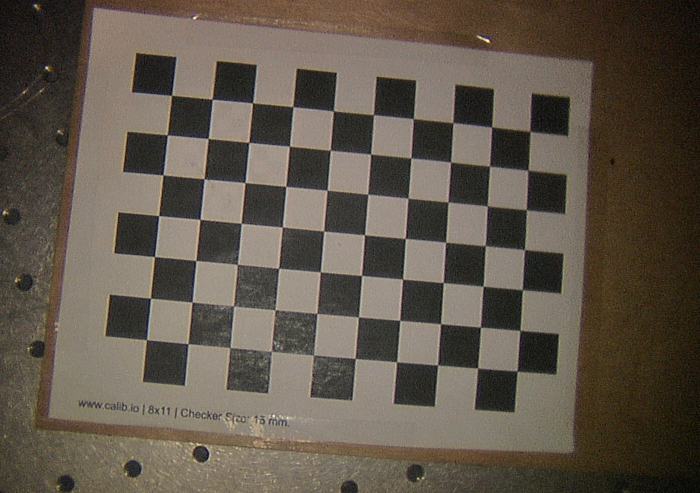
#> input picture ImageProcess/calibration_imgs/1.png, 1400 x 986 px, given in place of vid4.mp4, which was not available (shown at 1/2 size)
$ python vid_process.py
#> lines starting #> are read from the running program, lines starting #| are printed output that depends on the picture; pictures that were not available may be replaced by others from this repository, and a replacement may not be noted
import cv2
import numpy as np
import os

# Camera Settings
fps = 30
resizeWidth  = 501
resizeHeight = 501
frameSize = (resizeWidth, resizeHeight)
video_file = "vid4.mp4"
video_capture = cv2.VideoCapture(video_file)

# Output Paths
output_name = "Output"
__location__ = os.path.realpath(os.path.join(os.getcwd(), os.path.dirname(__file__)))
im_path = os.path.join(__location__, output_name + "\\rgb")
txt_path = os.path.join(__location__, output_name)

if not os.path.exists(im_path):
    os.makedirs(im_path)

def contrast_lab(img):
    lab = cv2.cvtColor(img, cv2.COLOR_RGB2LAB)
    l_channel, a, b = cv2.split(lab)

    # Applying CLAHE to L-channel
    # feel free to try different values for the limit and grid size:
    clahe = cv2.createCLAHE(clipLimit=5.0, tileGridSize=(1,1))
    cl = clahe.apply(l_channel)

    # merge the CLAHE enhanced L-channel with the a and b channel
    limg = cv2.merge((cl,a,b))

    # Converting image from LAB Color model to BGR color spcae
    enhanced_img = cv2.cvtColor(limg, cv2.COLOR_LAB2RGB)

    # Stacking the original image with the enhanced image
    result = np.hstack((img, enhanced_img))

    return enhanced_img

def contrast_weighted(img):
    contrast = 1.2
    brightness = 0

    return cv2.addWeighted(img, contrast, img, 0, brightness)

with open(txt_path + "\\rgb.txt", 'w') as f:

    f.writelines(["# color images\n", f"# file: '{output_name}.bag'\n", "# timestamp filename\n"])

    i = 0
    while video_capture.isOpened():

        ret, frameOrig = video_capture.read()
#> frameOrig is the input picture: shape (986, 1400, 3); mean B, G, R 74.8, 86.5, 95.8

        if ret:
            # resize frame, optional you may not need this
            frame = frameOrig

            frame = frame[15:717, 274:976]
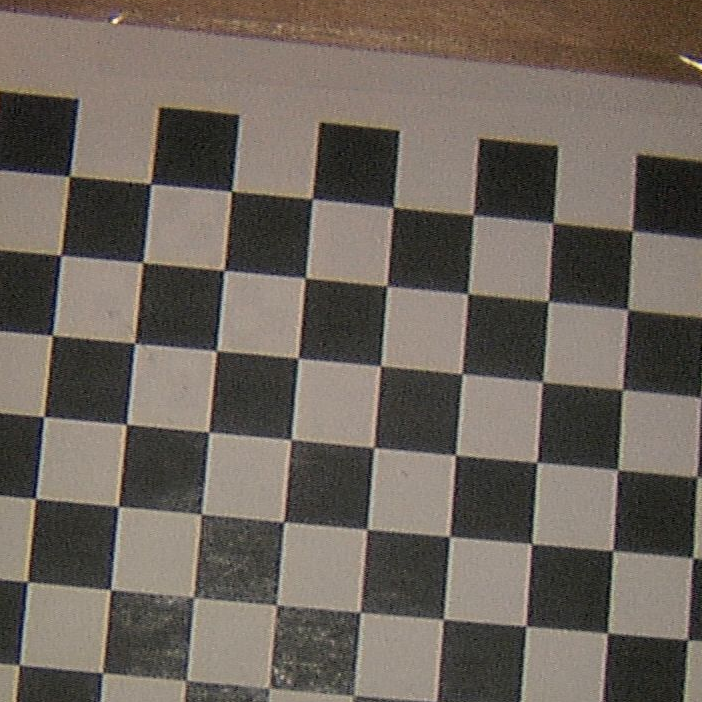
#> frame: shape (702, 702, 3); mean B, G, R 91.1, 99.6, 108.3
            frame = cv2.resize(frame, frameSize)
#> frame: shape (501, 501, 3)

            frame = contrast_weighted(frame)
#> in contrast_weighted, `return cv2.addWeighted(img, contrast, img, 0, brightness)`:
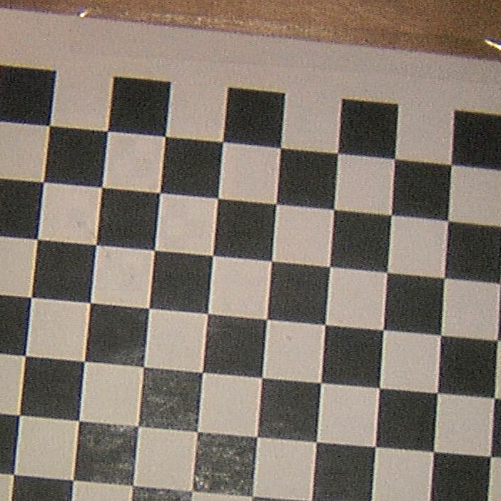
#> returned value: shape (501, 501, 3); mean of channels 0, 1, 2 109.2, 119.4, 129.8; drawn as B, G, R

            timestamp = ('%.6f' % (i / fps)).zfill(17)
            imgNumber = str(i).zfill(5)
            frameFileName = str(f'{imgNumber}.png')
            print(frameFileName)
            cv2.imwrite(im_path + "\\" + frameFileName, frame)
            cv2.imshow('Video', frame)

            f.write(f"{timestamp} rgb/{frameFileName}\n")

        else:
            break

        # key controller
        key = cv2.waitKey(1) & 0xFF
#> (key q is pressed here)

        if key == ord("q"):
            break

        i += 1

video_capture.release()
cv2.destroyAllWindows()

$ run again, on ImageProcess/calibration_imgs/10.png
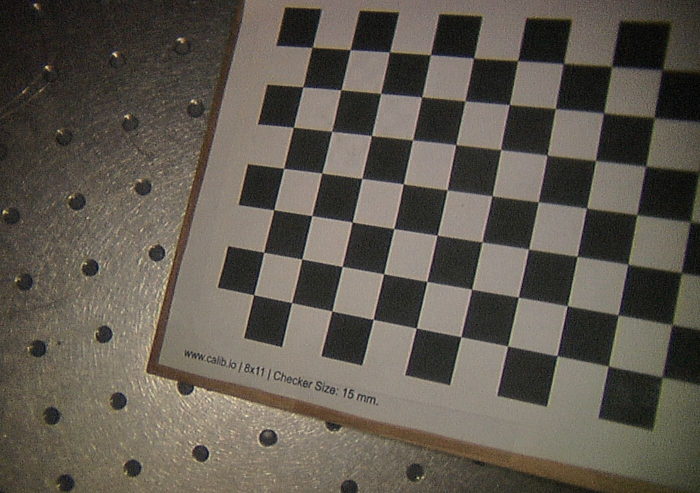
#> input picture ImageProcess/calibration_imgs/10.png, 1400 x 986 px, given in place of vid4.mp4, which was not available (shown at 1/2 size)
#> frameOrig is the input picture: shape (986, 1400, 3); mean B, G, R 79.7, 89.2, 95.5
#> `frame = frame[15:717, 274:976]`:
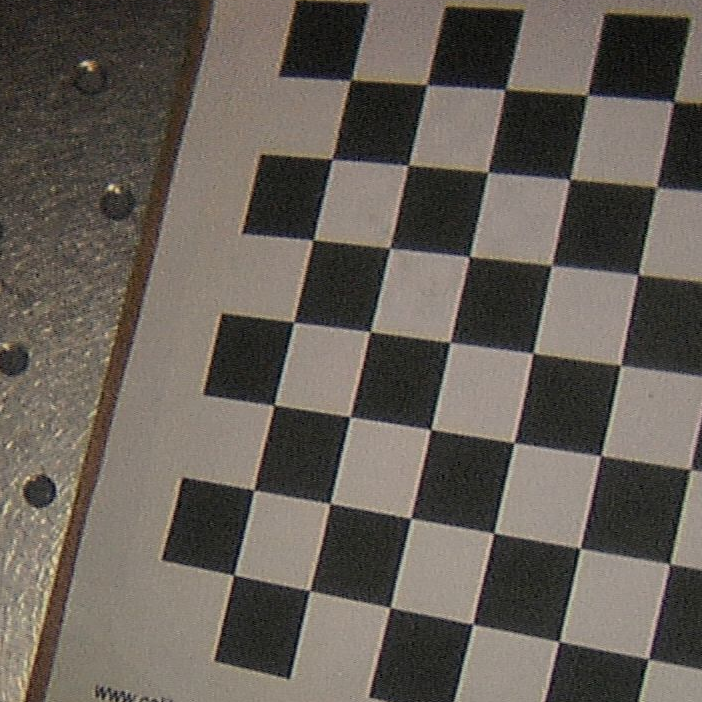
#> frame: shape (702, 702, 3); mean B, G, R 86.2, 93.8, 100.7
#> in contrast_weighted, `return cv2.addWeighted(img, contrast, img, 0, brightness)`:
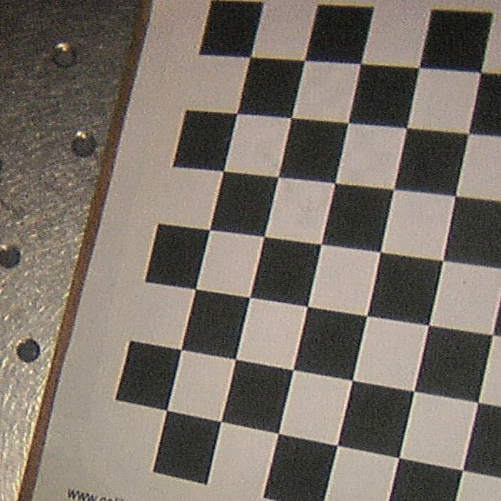
#> returned value: shape (501, 501, 3); mean of channels 0, 1, 2 103.3, 112.4, 120.7; drawn as B, G, R

$ run again, on ImageProcess/calibration_imgs/11.png
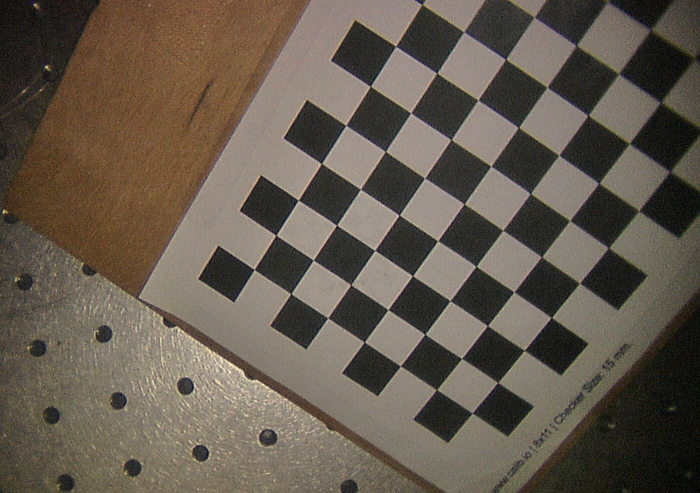
#> input picture ImageProcess/calibration_imgs/11.png, 1400 x 986 px, given in place of vid4.mp4, which was not available (shown at 1/2 size)
#> frameOrig is the input picture: shape (986, 1400, 3); mean B, G, R 77.7, 89.8, 99.7
#> `frame = frame[15:717, 274:976]`:
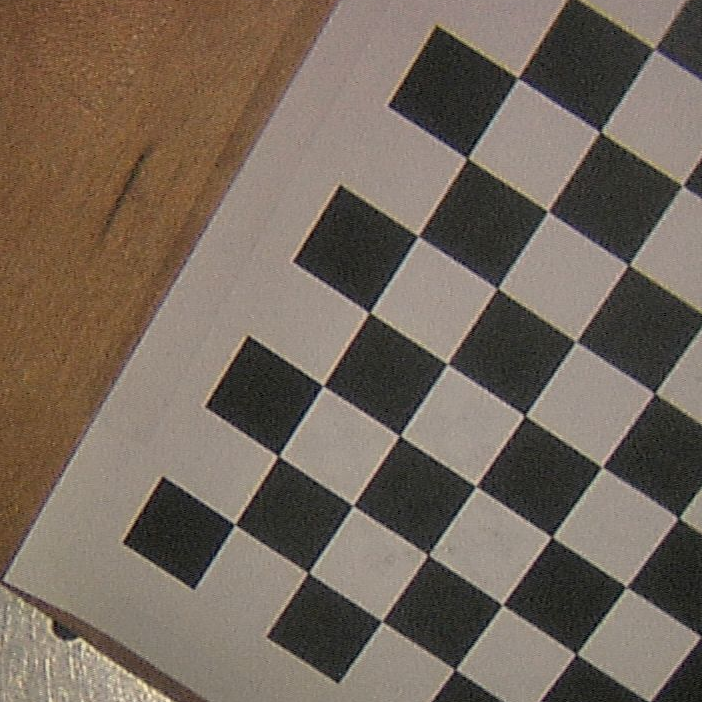
#> frame: shape (702, 702, 3); mean B, G, R 90.7, 102.5, 115.1
#> in contrast_weighted, `return cv2.addWeighted(img, contrast, img, 0, brightness)`:
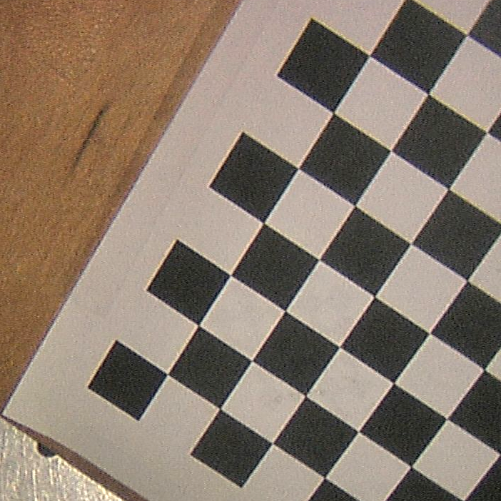
#> returned value: shape (501, 501, 3); mean of channels 0, 1, 2 108.6, 122.8, 138; drawn as B, G, R

$ run again, on ImageProcess/calibration_imgs/12.png
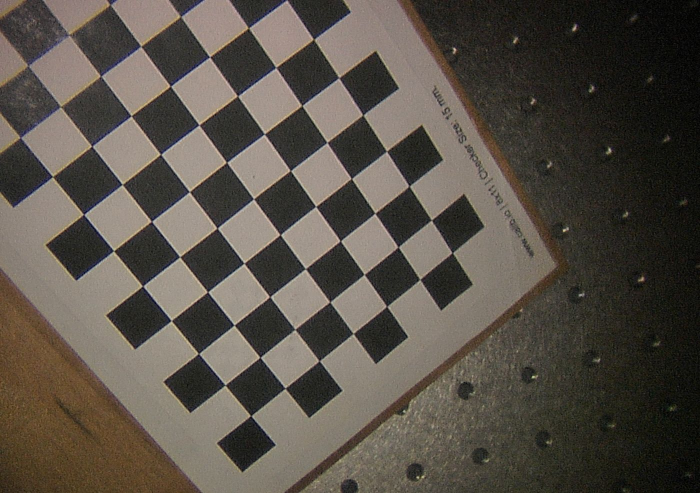
#> input picture ImageProcess/calibration_imgs/12.png, 1400 x 986 px, given in place of vid4.mp4, which was not available (shown at 1/2 size)
#> frameOrig is the input picture: shape (986, 1400, 3); mean B, G, R 71.2, 80, 86.7
#> `frame = frame[15:717, 274:976]`:
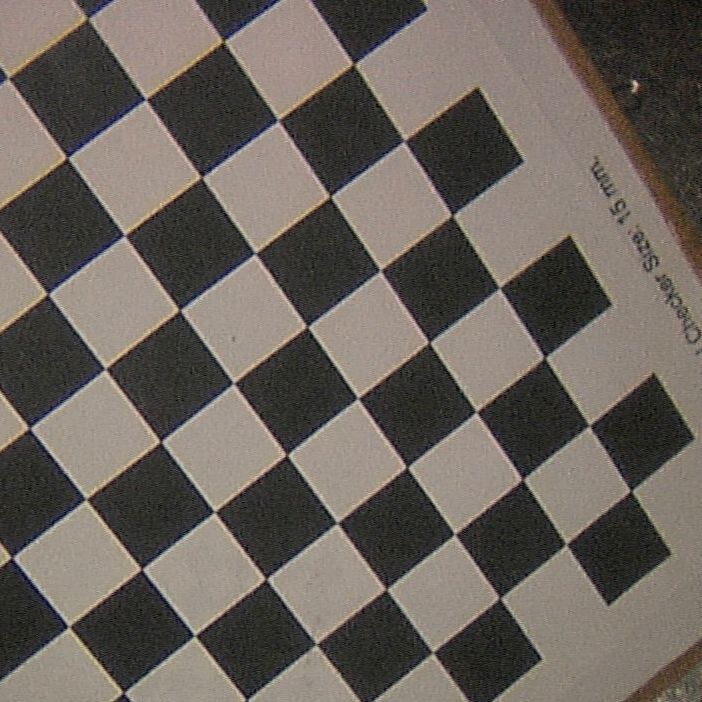
#> frame: shape (702, 702, 3); mean B, G, R 91.5, 98.5, 105.7
#> in contrast_weighted, `return cv2.addWeighted(img, contrast, img, 0, brightness)`:
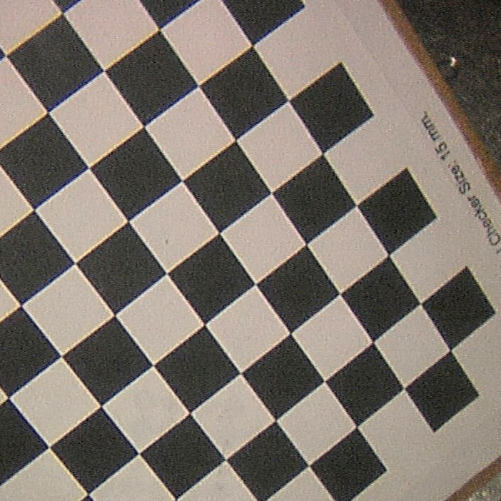
#> returned value: shape (501, 501, 3); mean of channels 0, 1, 2 109.6, 118.1, 126.7; drawn as B, G, R
